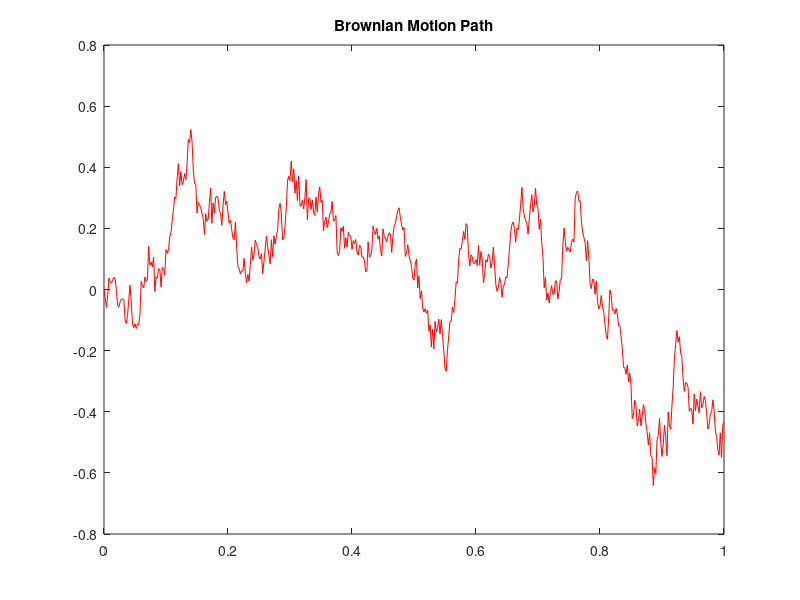

Write MATLAB code to recreate this figure.
clc 
clear all
randn('state', 100) 

T = 1;
N = 500;
dt = T/N;
dw = sqrt (dt) *randn (1,N) ; 
W = cumsum (dw);

figure()
plot ([0:dt:T], [0,W],'r-')
title ('Brownian Motion Path')